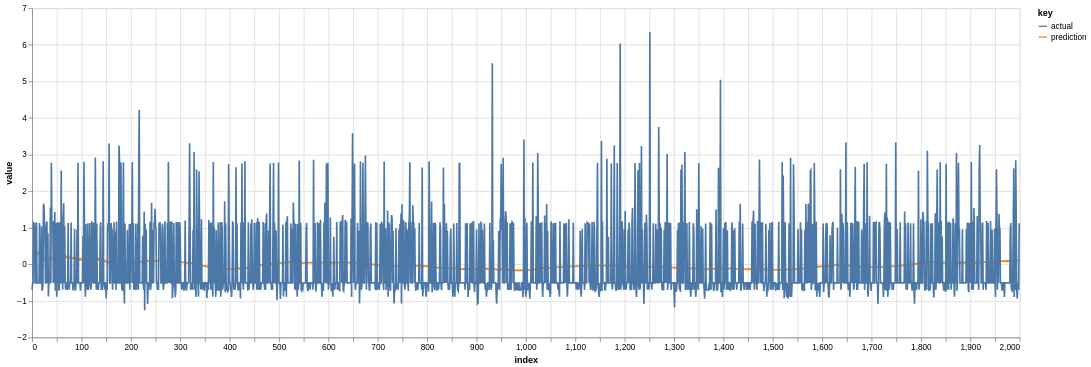

This figure's notebook cell:
### Code cell
i = 12
x_pred, z_mean, z_sd = model(signals[i].numpy(), jr.PRNGKey(42))

# first dimension of `x_pred` is 1; below it's squeezed out
df = pd.DataFrame({'prediction': x_pred[0], 'actual': signals[i].ravel()})

trapallada.plot.df(df.iloc[:n_samples_to_plot])

### Figure 1 — Vega-Lite specification as saved in the notebook (floating-point values rounded to 4 significant figures; data arrays with more than 128 entries replaced by an {"elided": "..."} marker saying what was removed)
{"config": {"view": {"continuousWidth": 300, "continuousHeight": 300}}, "data": {"name": "data-0238b3c471217905dca2c21ff60fe196"}, "mark": {"type": "line"}, "encoding": {"color": {"field": "key", "type": "nominal"}, "x": {"field": "index", "type": "quantitative"}, "y": {"field": "value", "type": "quantitative"}}, "height": 400, "transform": [{"fold": ["prediction", "actual"]}], "width": 1200, "$schema": "https://vega.github.io/schema/vega-lite/v5.8.0.json", "datasets": {"data-0238b3c471217905dca2c21ff60fe196": {"elided": "2000 records"}}}
